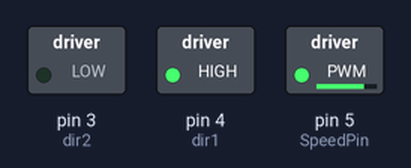
The sketch below on a simulated Arduino Uno, built with avr-gcc and run on an emulated ATmega328P. Parts: switched loads named in the sketch (green lamp = pin HIGH).

Above: at 0.1 s.
Timing chart, 0 to 1.6 s (numbered marks = the images above):
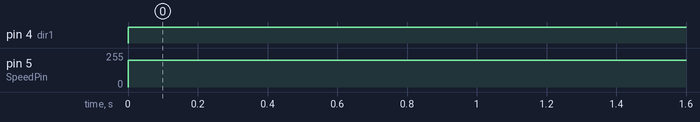

The sketch:

35._Motor_not_working.ino
```cpp
int SpeedPin=5;
int dir1=4;
int dir2=3;
int motSpeed=200;

void setup() {
  // put your setup code here, to run once:
pinMode(SpeedPin,OUTPUT);
pinMode(dir1,OUTPUT);
pinMode(dir2,OUTPUT);
pinMode(motSpeed,OUTPUT);
}

void loop() {
  // put your main code here, to run repeatedly:
analogWrite(SpeedPin,motSpeed);
digitalWrite(dir1,HIGH);
digitalWrite(dir2,LOW);
}
```

Measured:
- by itself, pin 4 (dir1): LOW → HIGH at 0.00 s
- by itself, pin 5 (SpeedPin): 0/255 → 200/255 at 0.00 s
